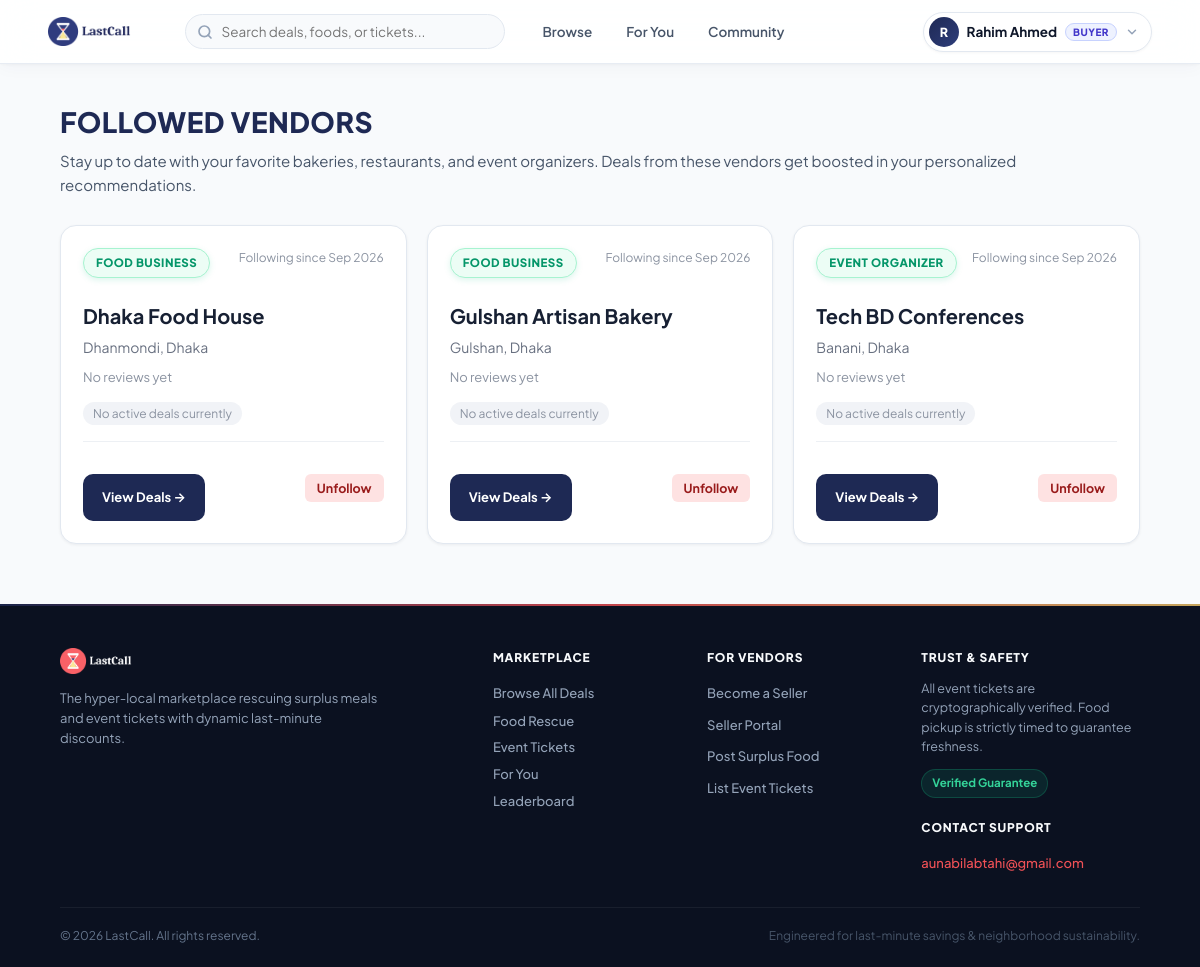
Screenshot of /followed_sellers.php (signed in) with the database file from the repository.
### tables this page shows
CREATE TABLE users (
    user_id INT UNSIGNED AUTO_INCREMENT PRIMARY KEY,
    full_name VARCHAR(120) NOT NULL,
    email VARCHAR(150) NOT NULL UNIQUE,
    phone VARCHAR(20) NOT NULL UNIQUE,
    password_hash VARCHAR(255) NOT NULL,
    profile_picture VARCHAR(255) NULL,
    role ENUM('buyer', 'seller', 'admin') NOT NULL DEFAULT 'buyer',
    location_id INT UNSIGNED NULL,

    terms_accepted TINYINT(1) NOT NULL DEFAULT 0,
    terms_version VARCHAR(30) NULL,
    terms_accepted_at DATETIME NULL,

    account_status ENUM('active', 'suspended', 'blocked') NOT NULL DEFAULT 'active',
    created_at TIMESTAMP DEFAULT CURRENT_TIMESTAMP,
    updated_at TIMESTAMP DEFAULT CURRENT_TIMESTAMP ON UPDATE CURRENT_TIMESTAMP,

    CONSTRAINT fk_user_location
        FOREIGN KEY (location_id) REFERENCES locations(location_id)
        ON DELETE SET NULL
);

CREATE TABLE followed_sellers (
    follower_id INT UNSIGNED NOT NULL,
    seller_id INT UNSIGNED NOT NULL,
    followed_at TIMESTAMP DEFAULT CURRENT_TIMESTAMP,

    PRIMARY KEY (follower_id, seller_id),

    CONSTRAINT fk_follow_follower
        FOREIGN KEY (follower_id) REFERENCES users(user_id)
        ON DELETE CASCADE,

    CONSTRAINT fk_follow_seller
        FOREIGN KEY (seller_id) REFERENCES users(user_id)
        ON DELETE CASCADE
);

CREATE TABLE locations (
    location_id INT UNSIGNED AUTO_INCREMENT PRIMARY KEY,
    city VARCHAR(100) NOT NULL,
    area VARCHAR(100) NOT NULL,
    address_line VARCHAR(255) NULL,
    created_at TIMESTAMP DEFAULT CURRENT_TIMESTAMP,

    INDEX idx_location_city_area (city, area)
);

### followed_sellers.php (the view, shortened to what this page needs)
<?php
require_once __DIR__ . "/config/database.php";
$uid = (int) $_SESSION["user_id"];
$stmt = $pdo->prepare("
    SELECT
        u.user_id AS seller_id,
        u.full_name AS seller_name,
        sp.business_name,
        sp.seller_type,
        loc.city,
        loc.area,
        fs.followed_at,
        (
            SELECT COUNT(*)
            FROM listings l
            WHERE l.seller_id = u.user_id
              AND l.listing_status = 'active'
              AND l.pickup_or_event_deadline > NOW()
        ) AS active_deal_count,
        (
            SELECT ROUND(AVG(r.rating), 1)
            FROM reviews r
            WHERE r.seller_id = u.user_id
        ) AS avg_rating,
        (
            SELECT COUNT(*)
            FROM reviews r
            WHERE r.seller_id = u.user_id
        ) AS review_count
    FROM followed_sellers fs
    JOIN users u ON u.user_id = fs.seller_id
    LEFT JOIN seller_profiles sp ON sp.user_id = u.user_id
    LEFT JOIN locations loc ON loc.location_id = u.location_id
    WHERE fs.follower_id = ?
    ORDER BY fs.followed_at DESC
");
$stmt->execute([$uid]);
$followed = $stmt->fetchAll(PDO::FETCH_ASSOC);
require_once __DIR__ . "/includes/header.php";
?>
<main class="container">
    <div class="section-heading">
        <h2>Followed Vendors</h2>
        <p>Stay up to date with your favorite bakeries, restaurants, and event organizers. Deals from these vendors get boosted in your personalized recommendations.</p>
    </div>
    <?php if (count($followed) > 0): ?>
        <div style="display: grid; grid-template-columns: repeat(auto-fit, minmax(min(100%, 300px), 1fr)); gap: 20px;">
            <?php foreach ($followed as $s): ?>
                <?php
                    $displayName = !empty($s["business_name"]) ? $s["business_name"] : $s["seller_name"];
                    $typeFormatted = match ($s["seller_type"] ?? "") {
                        "food_business" => "Food Business",
                        "event_organizer" => "Event Organizer",
                        "individual_ticket_seller" => "Ticket Reseller",
                        default => "Verified Seller"
                    };
                    $rating = (float) ($s["avg_rating"] ?? 0);
                    $reviews = (int) ($s["review_count"] ?? 0);
                    $activeDeals = (int) $s["active_deal_count"];
                ?>
                <article class="seller-card" style="display: flex; flex-direction: column; justify-content: space-between; height: 100%;">
                    <div>
                        <div style="display: flex; justify-content: space-between; align-items: flex-start; margin-bottom: 8px;">
                            <span class="badge" style="display: inline-block;">
                                <?= e($typeFormatted) ?>
                            </span>
                            <span style="font-size: 12px; color: #8b93a1;">
                                Following since <?= date("M Y", strtotime($s["followed_at"])) ?>
                            </span>
                        </div>
                        <h3 style="color: #172033; font-size: 20px; margin-bottom: 4px;">
                            <?= e($displayName) ?>
                        </h3>
                        <?php if (!empty($s["city"])): ?>
                            <p style="color: #687080; font-size: 14px; margin-bottom: 8px;">
                                <?= e($s["area"] ? $s["area"] . ", " . $s["city"] : $s["city"]) ?>
                            </p>
                        <?php endif; ?>
                        <div style="display: flex; align-items: center; gap: 6px; margin-bottom: 12px; font-size: 14px;">
                            <?php if ($reviews > 0): ?>
                                <span style="color: #f5a900; font-weight: bold;"><?= number_format($rating, 1) ?></span>
                                <span style="color: #8b93a1;">(<?= $reviews ?> review<?= $reviews > 1 ? 's' : '' ?>)</span>
                            <?php else: ?>
                                <span style="color: #8b93a1; font-size: 13px;">No reviews yet</span>
                            <?php endif; ?>
                        </div>
                        <div style="margin-bottom: 16px;">
                            <?php if ($activeDeals > 0): ?>
                                <span style="background: #dff5e5; color: #167234; padding: 4px 10px; border-radius: 12px; font-size: 12px; font-weight: bold;">
                                    <?= $activeDeals ?> active deal<?= $activeDeals > 1 ? 's' : '' ?> now
                                </span>
                            <?php else: ?>
                                <span style="background: #f1f3f7; color: #8b93a1; padding: 4px 10px; border-radius: 12px; font-size: 12px;">
                                    No active deals currently
                                </span>
                            <?php endif; ?>
                        </div>
                    </div>
                    <div style="display: flex; justify-content: space-between; align-items: center; padding-top: 14px; border-top: 1px solid #edf0f4; margin-top: auto;">
                        <a href="index.php?q=<?= urlencode($displayName) ?>" class="card-link" style="text-decoration: none; font-size: 13px; font-weight: bold;">
                            View Deals &rarr;
                        </a>
                        <form method="post" action="follow_seller.php" style="margin: 0;">
                            <button type="submit" class="btn-sm btn-danger" onclick="return confirm('Are you sure you want to unfollow <?= addslashes($displayName) ?>?');">
                                Unfollow
                            </button>
                        </form>
                    </div>
                </article>
            <?php endforeach; ?>
        </div>
    <?php endif; ?>
</main>
<?php require_once __DIR__ . "/includes/footer.php"; ?>

### assets/css/style.css (style rules this page uses)
:root { --brand-navy: #1e2954; --brand-navy-dark: #121833; --brand-navy-light: #2c3c78; --brand-navy-tint: #eef2fb; --brand-coral: #f05156; --brand-coral-hover: #dc3c41; --brand-coral-tint: #fef2f2; --brand-coral-border: #fecaca; --brand-gold: #f59e0b; --brand-gold-warm: #f4c96b; --brand-gold-tint: #fffbeb; --brand-gold-border: #fde68a; --brand-emerald: #10b981; --brand-emerald-dark: #059669; --brand-emerald-tint: #ecfdf5; --brand-emerald-border: #a7f3d0; --surface-bg: #f8fafc; --surface-card: #ffffff; --surface-muted: #f1f5f9; --surface-card-hover: #ffffff; --border-subtle: #e2e8f0; --border-medium: #cbd5e1; --border-focus: #1e2954; --text-primary: #0f172a; --text-secondary: #475569; --text-muted: #94a3b8; --text-light: #f8fafc; --font-sans: 'Plus Jakarta Sans', system-ui, -apple-system, BlinkMacSystemFont, 'Segoe UI', Roboto, sans-serif; --font-serif: 'Playfair Display', Georgia, serif; --radius-sm: 6px; --radius-md: 10px; --radius-lg: 16px; --radius-xl: 24px; --radius-full: 9999px; --shadow-sm: 0 1px 3px rgba(15, 23, 42, 0.06); --shadow-md: 0 4px 12px -2px rgba(15, 23, 42, 0.08), 0 2px 6px -2px rgba(15, 23, 42, 0.04); --shadow-lg: 0 12px 24px -4px rgba(30, 41, 84, 0.08), 0 4px 8px -4px rgba(30, 41, 84, 0.04); --shadow-xl: 0 20px 32px -6px rgba(30, 41, 84, 0.12), 0 8px 16px -6px rgba(30, 41, 84, 0.06); --shadow-card-hover: 0 20px 35px -8px rgba(30, 41, 84, 0.14), 0 10px 18px -6px rgba(30, 41, 84, 0.08); --transition-fast: 0.15s ease; --transition-smooth: 0.25s cubic-bezier(0.4, 0, 0.2, 1); }
* { box-sizing: border-box; margin: 0; padding: 0; }
html { scroll-behavior: smooth; }
body { font-family: var(--font-sans); background: var(--surface-bg); color: var(--text-primary); line-height: 1.6; -webkit-font-smoothing: antialiased; -moz-osx-font-smoothing: grayscale; min-height: 100vh; display: flex; flex-direction: column; }
a { text-decoration: none; color: inherit; transition: var(--transition-fast); }
button, input, select, textarea { font-family: inherit; }
.container, .admin-container { width: min(1280px, 90%); margin: 36px auto 60px; flex: 1; }
.section-heading { margin-bottom: 28px; }
.section-heading h2 { font-size: 28px; font-weight: 800; color: var(--brand-navy); letter-spacing: 0.5px; text-transform: uppercase; display: flex; align-items: center; gap: 12px; }
.section-heading p { color: var(--text-secondary); font-size: 15px; margin-top: 4px; }
.badge { display: inline-flex; align-items: center; gap: 4px; background: var(--brand-emerald-tint); color: var(--brand-emerald-dark); border: 1px solid var(--brand-emerald-border); font-size: 11.5px; font-weight: 800; padding: 5px 12px; border-radius: var(--radius-full); margin-bottom: 14px; align-self: flex-start; text-transform: uppercase; letter-spacing: 0.5px; box-shadow: 0 2px 6px rgba(16, 185, 129, 0.15); }
.card-link { display: flex; justify-content: center; align-items: center; background: var(--brand-navy); color: white; font-weight: 700; font-size: 14px; padding: 12px 18px; border-radius: var(--radius-md); margin-top: 18px; transition: all 0.3s cubic-bezier(0.16, 1, 0.3, 1); border: 1px solid transparent; }
.seller-card { background: var(--surface-card); border: 1px solid var(--border-subtle); border-radius: var(--radius-lg); padding: 22px; box-shadow: var(--shadow-sm); transition: var(--transition-smooth); }
.btn-sm { border: none; border-radius: var(--radius-sm); padding: 6px 12px; font-weight: 700; cursor: pointer; font-size: 12.5px; transition: var(--transition-fast); }
.btn-danger { background: #fee2e2; color: #991b1b; }

### rows the page displays
users: typeFormatted "FOOD BUSINESS", followed_sellers.followed_at "Sep 2026", displayName "Dhaka Food House", location.city "Dhanmondi, Dhaka"
users: typeFormatted "FOOD BUSINESS", followed_sellers.followed_at "Sep 2026", displayName "Gulshan Artisan Bakery", location.city "Gulshan, Dhaka"
users: typeFormatted "EVENT ORGANIZER", followed_sellers.followed_at "Sep 2026", displayName "Tech BD Conferences", location.city "Banani, Dhaka"

### other values shown
mb_strtoupper(mb_substr($_userName, 0, 1)) "R"
$_userName "Rahim Ahmed"
$_role "BUYER"
